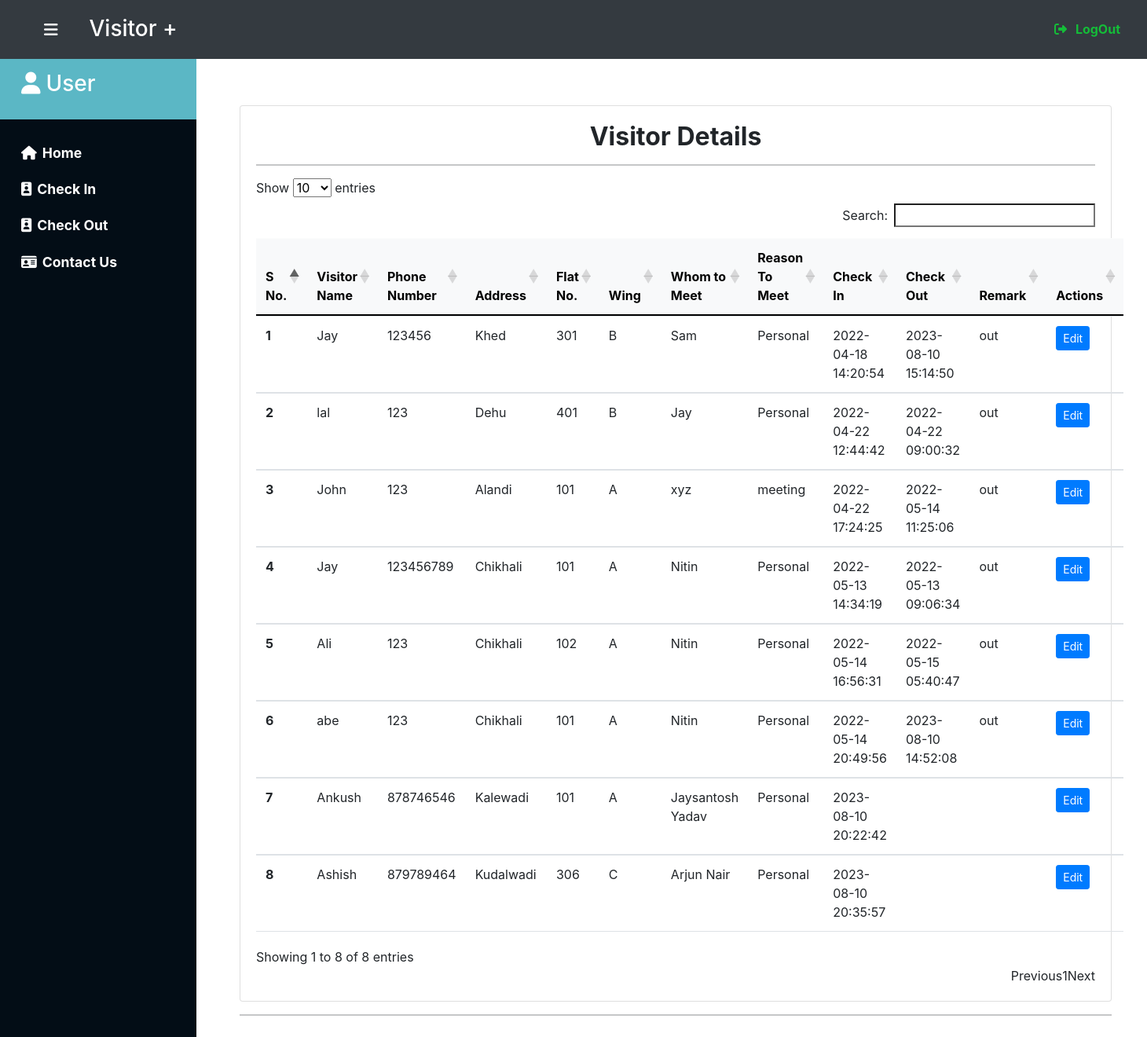
/out.php (signed in), run on the app's committed database.
### tables this page shows
CREATE TABLE `visitor` (
  `sno` int(3) NOT NULL,
  `VisitorName` text NOT NULL,
  `PhoneNumber` varchar(10) NOT NULL,
  `Address` varchar(255) NOT NULL,
  `FlatNo` int(4) NOT NULL,
  `Wing` varchar(10) NOT NULL,
  `Whomtomeet` varchar(60) NOT NULL,
  `ReasonToMeet` varchar(60) NOT NULL,
  `CheckIn` datetime NOT NULL DEFAULT current_timestamp(),
  `Remark` varchar(255) DEFAULT NULL,
  `CheckOut` timestamp NULL DEFAULT NULL ON UPDATE current_timestamp()
);

### out.php (the view, shortened to what this page needs)
<?php
$servername = "localhost";
$username = "root";
$password = "";
$database = "visitor";
$conn = mysqli_connect($servername, $username, $password, $database);
?>
<!doctype html>
<html lang="en">
  <head>
    <link href="style.css" rel="stylesheet" type="text/css">
    <link rel="stylesheet"   href="https://cdnjs.cloudflare.com/ajax/libs/malihu-custom-scrollbar-plugin/3.1.5/jquery.mCustomScrollbar.min.css">
    <link href="https://cdn.jsdelivr.net/npm/bootstrap@5.0.2/dist/css/bootstrap.min.css" rel="stylesheet">
    <link rel="stylesheet" href="https://stackpath.bootstrapcdn.com/bootstrap/4.4.1/css/bootstrap.min.css">
    <link href="https://cdn.jsdelivr.net/npm/bootstrap@5.1.3/dist/css/bootstrap.min.css" rel="stylesheet">
    <link rel="stylesheet" href="https://cdnjs.cloudflare.com/ajax/libs/twitter-bootstrap/4.5.2/css/bootstrap.css">
<link rel="stylesheet" href="https://cdn.datatables.net/1.13.4/css/dataTables.bootstrap4.min.css">
  </head>
  <body>
  <nav class="navbar navbar-expand-lg navbar-dark bg-dark fixed-top">
    <button id="sidebarCollapse" class="btn navbar-btn">
      <i class="fas fa-lg fa-bars"></i>
    </button>
    <a class="navbar-brand" href="">
      <h3 id="logo">Visitor +</h3>
    </a>
    <div class="collapse navbar-collapse" id="navbarSupportedContent">
      <ul class="navbar-nav ml-auto">
        <li class="nav-item active">
          <a class="nav-link" id="link" href="http://localhost/Visitor+/login.php">
          <i class="fas fa-sign-out-alt"></i>
          LogOut<span class="sr-only">(current) </span></a>
        </li>
      </ul>
    </div>
  </nav>
  <div class="wrapper fixed-left">
    <nav id="sidebar">
      <div class="sidebar-header">
        <h3><i class="fas fa-user"></i>User</h3>
      </div>
      <ul class="list-unstyled components">
        <li>
          <a href="index.php"><i class="fas fa-home"></i>Home</a>
        </li>
        <li>
          <a href="in.php"><i class="fas fa-id-badge"></i>Check In</a>
        </li>
        <li>
          <a href="out.php"><i class="fas fa-id-badge"></i>Check Out</a>
        </li>
        <li>
          <a href="contact.php"><i class="fas fa-id-card"></i>Contact Us</a>
        </li>
        </ul>
    </nav>
    <div id="content">
    <div class="container my-4">
        <div class="card mt-4">
            <div class="card-body">
            <table class="table" id="myTable"  class="table table-striped table-bordered" style="width:100%">
            <h2 style="text-align:center"> <strong>Visitor Details</strong></h2>
            <hr>
            <thead class="table-light">
                    <tr>
                        <th scope="col">S No.</th>
                        <th scope="col">Visitor Name</th>
                        <th scope="col">Phone Number</th>
                        <th scope="col">Address</th>
                        <th scope="col">Flat No.</th>
                        <th scope="col">Wing</th>
                        <th scope="col">Whom to Meet</th>
                        <th scope="col">Reason To Meet</th>
                        <th scope="col">Check In</th>
                        <th scope="col">Check Out</th>
                        <th scope="col">Remark</th>
                        <th scope="col">Actions</th>
                    </tr>
                </thead>
                <tbody>
                    <?php
                            $sql = "SELECT * FROM `visitor`";
                        $result = mysqli_query($conn, $sql);
                            $sno = 0;
                            while($row = mysqli_fetch_assoc($result)){
                            $sno = $sno + 1;
                            echo "<tr>
                            <th scope='row'>". $sno . "</th>
                            <td>". $row['VisitorName'] . "</td>
                            <td>". $row['PhoneNumber'] . "</td>
                            <td>". $row['Address'] . "</td>
                            <td>". $row['FlatNo'] . "</td>
                            <td>". $row['Wing'] . "</td>
                            <td>". $row['Whomtomeet'] . "</td>
                            <td>". $row['ReasonToMeet'] . "</td>
                            <td>". $row['CheckIn'] . "</td>
                            <td>". $row['CheckOut'] . "</td>
                            <td>". $row['Remark'] . "</td>
                            <td> <button class='edit btn btn-sm btn-primary' id=".$row['sno'].">Edit</button></td>
                </tr>";
                }
                ?>
                </tbody>
            </table>
            </div>
        </div>
        <hr>
    </div>
  </div>
  </body>
</html>

### style.css (style rules this page uses)
*, *:after, *:before { box-sizing:border-box; -moz-box-sizing:border-box; -webkit-box-sizing:border-box; }
.bg-dark { background: #030d16; color: #fff; }
.navbar { padding: 10px 10%; }
#logo { display: inline-block; margin-top: 7px; color: #fff; }
#link { color: #14bd38; font-weight: bold; margin: 0 10px }
i { margin: 0 7px; }
#sidebarCollapse { color: #fff; background: transparent; outline: none; margin: 0 20px; }
.wrapper { display: flex; width: 100%; align-items: stretch; }
#sidebar { min-width: 250px; max-width: 260px; margin-top: 70px; background: #030d16; color: #fff; transition: all 0.3s; }
#sidebar .sidebar-header { padding: 20px; background: #5bb7c5; }
#sidebar ul.components { padding: 20px 0px; }
#sidebar ul li a { padding: 10px 10px 10px 20px; font-size: 1.1em; display: block; color: #fff; font-weight: bold; text-decoration: none; }
#content { width: 100%; padding: 40px; min-height: 100vh; transition: all 0.3s; margin-top: 70px; }

### data on the page
visitor: VisitorName "Jay", PhoneNumber "123456", Address "Khed", FlatNo "301", Wing "B", Whomtomeet "Sam", ReasonToMeet "Personal", CheckIn "2022-04-18 14:20:54", CheckOut "2023-08-10 15:14:50", Remark "out"
visitor: VisitorName "lal", PhoneNumber "123", Address "Dehu", FlatNo "401", Wing "B", Whomtomeet "Jay", ReasonToMeet "Personal", CheckIn "2022-04-22 12:44:42", CheckOut "2022-04-22 09:00:32", Remark "out"
visitor: VisitorName "John", PhoneNumber "123", Address "Alandi", FlatNo "101", Wing "A", Whomtomeet "xyz", ReasonToMeet "meeting", CheckIn "2022-04-22 17:24:25", CheckOut "2022-05-14 11:25:06", Remark "out"
visitor: VisitorName "Jay", PhoneNumber "123456789", Address "Chikhali", FlatNo "101", Wing "A", Whomtomeet "Nitin", ReasonToMeet "Personal", CheckIn "2022-05-13 14:34:19", CheckOut "2022-05-13 09:06:34", Remark "out"
visitor: VisitorName "Ali", PhoneNumber "123", Address "Chikhali", FlatNo "102", Wing "A", Whomtomeet "Nitin", ReasonToMeet "Personal", CheckIn "2022-05-14 16:56:31", CheckOut "2022-05-15 05:40:47", Remark "out"
visitor: VisitorName "abe", PhoneNumber "123", Address "Chikhali", FlatNo "101", Wing "A", Whomtomeet "Nitin", ReasonToMeet "Personal", CheckIn "2022-05-14 20:49:56", CheckOut "2023-08-10 14:52:08", Remark "out"
visitor: VisitorName "Ankush", PhoneNumber "878746546", Address "Kalewadi", FlatNo "101", Wing "A", Whomtomeet "Jaysantosh Yadav", ReasonToMeet "Personal", CheckIn "2023-08-10 20:22:42"
visitor: VisitorName "Ashish", PhoneNumber "879789464", Address "Kudalwadi", FlatNo "306", Wing "C", Whomtomeet "Arjun Nair", ReasonToMeet "Personal", CheckIn "2023-08-10 20:35:57"
